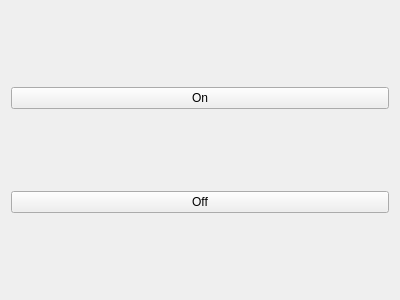
<?xml version="1.0" encoding="UTF-8"?>
<ui version="4.0">
 <class>led_pluginWidget</class>
 <widget class="QWidget" name="led_pluginWidget">
  <property name="geometry">
   <rect>
    <x>0</x>
    <y>0</y>
    <width>400</width>
    <height>300</height>
   </rect>
  </property>
  <property name="windowTitle">
   <string>led_plugin</string>
  </property>
  <layout class="QGridLayout" name="gridLayout">
   <item row="0" column="0">
    <widget class="QPushButton" name="ledOn">
     <property name="text">
      <string>On</string>
     </property>
    </widget>
   </item>
   <item row="1" column="0">
    <widget class="QPushButton" name="ledOff">
     <property name="text">
      <string>Off</string>
     </property>
    </widget>
   </item>
  </layout>
 </widget>
 <resources/>
 <connections/>
</ui>
